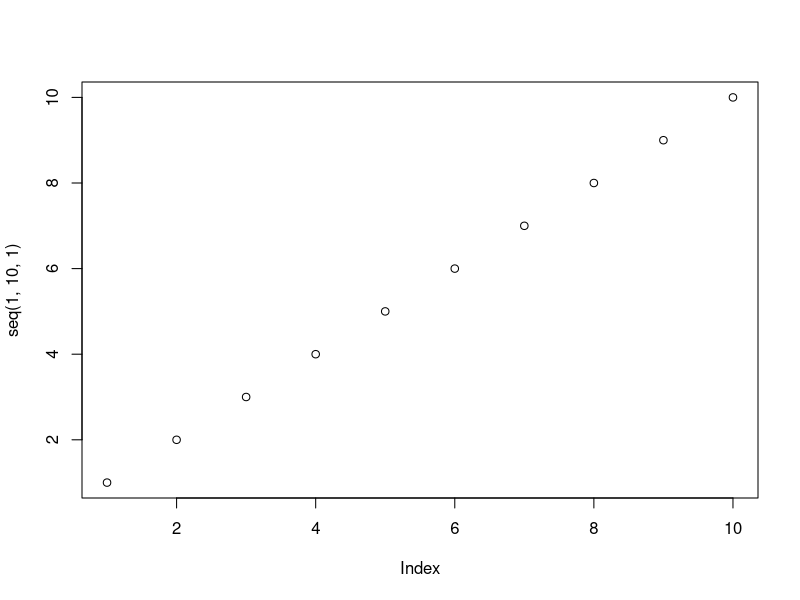

Recreate this plot in R.
## ---- chunk 1
knitr::opts_chunk$set(echo = TRUE)
## ---- chunk 2
plot(seq(1,10,1))
